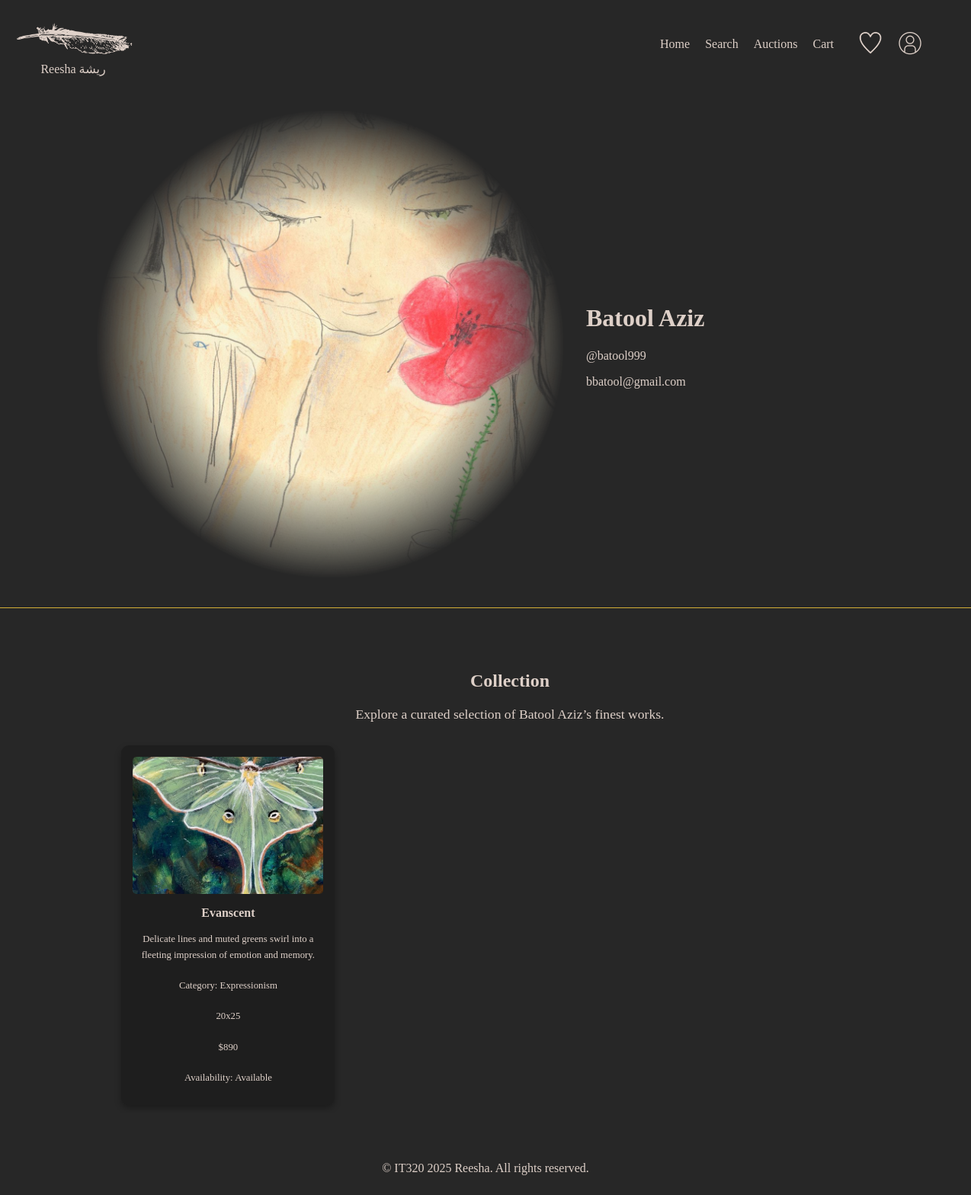
/Profile/Profile.php?artistID=batool999, run on the app's committed database.
### tables this page shows
CREATE TABLE `user` (
  `UserID` varchar(255) NOT NULL,
  `UserName` varchar(255) NOT NULL,
  `Email` varchar(255) NOT NULL,
  `UserPic` varchar(255) NOT NULL,
  `Password` varchar(255) NOT NULL
);

CREATE TABLE `artwork` (
  `ArtworkID` int(11) NOT NULL,
  `UserID` varchar(255) NOT NULL,
  `UserName` varchar(255) NOT NULL,
  `Title` varchar(255) NOT NULL,
  `Description` text NOT NULL,
  `Category` varchar(255) NOT NULL,
  `Size` varchar(255) NOT NULL,
  `Price` decimal(10,0) NOT NULL,
  `ArtPic` varchar(255) NOT NULL,
  `Availability` varchar(10) DEFAULT 'Available',
  `ListingType` varchar(20) DEFAULT 'Marketplace'
);

### Profile/Profile.php (the view, shortened to what this page needs)
<?php
if (!isset($_SESSION['user_id'])) {
    if (isset($_GET['artistID'])) {
        $viewingOwnProfile = false;
        $profileUserID = $_GET['artistID'];
    } else {
        header("Location: ../Login/login.php");
        exit();
    }
}
$host = "localhost";
$dbUser = "root";
$dbPass = "root";
$dbName = "reesha";
$conn = mysqli_connect($host, $dbUser, $dbPass, $dbName);
$userQuery = "SELECT * FROM User WHERE UserID = ?";
$stmt = mysqli_prepare($conn, $userQuery);
mysqli_stmt_bind_param($stmt, "s", $profileUserID);
mysqli_stmt_execute($stmt);
$userResult = mysqli_stmt_get_result($stmt);
if ($userResult && mysqli_num_rows($userResult) > 0) {
    $user = mysqli_fetch_assoc($userResult);
    $fullName = $user['UserName'];
    $email = $user['Email'];
    $profilePic = $user['UserPic'] ? $user['UserPic'] : '../images/profile-placeholder.png';
} else {
    $fullName = "Unknown User";
    $email = "";
    $profilePic = '../images/profile-placeholder.png';
    $viewingOwnProfile = false;
}
$artworksQuery = "SELECT * FROM Artwork WHERE UserID = '$profileUserID'";
$artworksResult = mysqli_query($conn, $artworksQuery);
$hasArtworks = mysqli_num_rows($artworksResult) > 0;
?>
<!DOCTYPE html>
<html lang="en">
<head>
    <link rel="stylesheet" href="profile.css">
</head>
<body>
<header>
    <div class="logo">
        <img src="../images/logo.png" alt="Reesha">
        <span>Reesha ريشة</span>
    </div>
    <nav>
        <ul class="nav-links">
            <li><a href="../Home/index.php">Home</a></li>
            <li><a href="../Search/Search.php">Search</a></li>
            <li><a href="../Auction/Auction.php">Auctions</a></li>
            <li><a href="../Cart/Cart.php">Cart</a></li>
        </ul>
        <div class="icons">
            <a href="../Wishlist/Wishlist.php"><img src="../images/heart.png" alt="Wishlist"></a>
            <a href="Profile.php"><img src="../images/profile.png" alt="Profile"></a>
        </div>
    </nav>
</header>
<main class="profile-container">
    <img src="<?php echo htmlspecialchars($profilePic); ?>" alt="User Profile" class="profile-pic">
    <div class="profile-info">
        <h1><?php echo htmlspecialchars($fullName); ?></h1>
        <p>@<?php echo htmlspecialchars($profileUserID); ?></p>
        <p><?php echo htmlspecialchars($email); ?></p>
    </div>
</main>
<div class="divider"></div>
<section class="artworks">
    <h2>Collection</h2>
    <p class="collection-desc">
        <?php echo $viewingOwnProfile ? 'Explore your curated selection of artworks.' : "Explore a curated selection of " . htmlspecialchars($fullName) . "’s finest works."; ?>
    </p>
    <form method="POST" action="Profile.php<?php echo isset($_GET['artistID']) ? '?artistID=' . urlencode($_GET['artistID']) : ''; ?>">
        <div class="art-container">
            <div class="art-grid">
                <?php if ($hasArtworks): ?>
                    <?php while ($art = mysqli_fetch_assoc($artworksResult)) : ?>
                        <div class="art-item">
                            <img src="<?php echo htmlspecialchars($art['ArtPic']); ?>" alt="<?php echo htmlspecialchars($art['Title']); ?>">
                            <h3><?php echo htmlspecialchars($art['Title']); ?></h3>
                            <p><?php echo htmlspecialchars($art['Description']); ?></p>
                            <p>Category: <?php echo htmlspecialchars($art['Category']); ?></p>
                            <p><?php echo htmlspecialchars($art['Size']); ?></p>
                            <p>$<?php echo htmlspecialchars($art['Price']); ?></p>
                            <p>Availability: <?php echo htmlspecialchars($art['Availability']); ?></p>
                        </div>
                    <?php endwhile; ?>
                <?php else: ?>
                    <p>No artworks available at the moment.</p>
                <?php endif; ?>
            </div>
        </div>
    </form>
</section>
<footer>
    <p>&copy; IT320 2025 Reesha. All rights reserved.</p>
</footer>
</body>
</html>

### Profile/Profile.css (style rules this page uses)
body { margin: 0; padding: 0; font-family: 'Playfair Display', serif; color: #ded0c8; background-color: #272727; }
header, nav { display: flex; justify-content: space-between; align-items: center; padding: 1em; }
.logo { color: #ded0c8; display:flex; flex-direction:column; text-align:center; transition: transform 0.3s ease; }
.logo img { height: 4em; width: 10em; }
.logo span { font-size: 1em; }
nav ul { list-style: none; display: flex; gap: 20px; }
nav ul li a { text-decoration: none; color: #ded0c8; font-size: 16px; transition: color 0.3s; }
.icons { margin: 0 1em; padding: 0.5em; }
.icons img { width: 2em; height: 2em; border-radius: 10px; padding:0 0.5em; transition: transform 0.3s ease; }
.profile-container { display: flex; align-items: center; justify-content: center; flex-wrap: wrap; margin: 20px auto; max-width: 80%; }
.profile-pic { width: 60%; height: 60%; object-fit: cover; margin-right: 20px; mask-image: radial-gradient(circle, rgba(0,0,0,1) 40%, rgba(0,0,0,0) 70%); -webkit-mask-image: radial-gradient(circle, rgba(0,0,0,1) 40%, rgba(0,0,0,0) 70%); }
.profile-info { flex: 1; text-align: left; padding: 10px; }
.divider { width: 100%; height: 1px; background-color: #d4af37; margin: 30px 0; }
.artworks { text-align: center; padding: 2em; width: 100%; }
.collection-desc { max-width: 800px; margin: auto; font-size: 1.1em; padding-bottom: 20px; color: #ded0c8; }
.art-container { position: relative; display: flex; align-items: center; justify-content: center; overflow: hidden; width: 100%; }
.art-grid { display: flex; overflow-x: auto; scroll-behavior: smooth; gap: 20px; padding: 10px; white-space: nowrap; width: 80%; }
.art-item { flex: 0 0 auto; width: 250px; background: #1e1e1e; padding: 15px; border-radius: 10px; text-align: center; box-shadow: 0 4px 8px rgba(0, 0, 0, 0.3); position: relative; overflow: hidden; display: flex; flex-direction: column; justify-content: space-between; transition: transform 0.4s cubic-bezier(0.25, 0.1, 0.25, 1); }
.art-item img { width: 100%; height: 180px; object-fit: cover; border-radius: 5px; }
.art-item h3 { font-size: 1em; margin-bottom: 5px; word-wrap: break-word; white-space: normal; }
.art-item p { font-size: 0.8em; font-family: serif; margin: 5px 0; word-wrap: break-word; white-space: normal; line-height: 1.6; text-overflow: ellipsis; max-height: 4em; padding: 2%; }
footer { text-align: center; padding: 1em; }

### data on the page
user: UserPic (picture), UserName "Batool Aziz", Email "bbatool@gmail.com"
artwork: ArtPic+Title (picture), Title "Evanscent", Description "Delicate lines and muted greens swirl into a fleeting impression of emotion and memory.", Category "Expressionism", Size "20x25", Price "890", Availability "Available"

### other printed values
$profileUserID "batool999"
